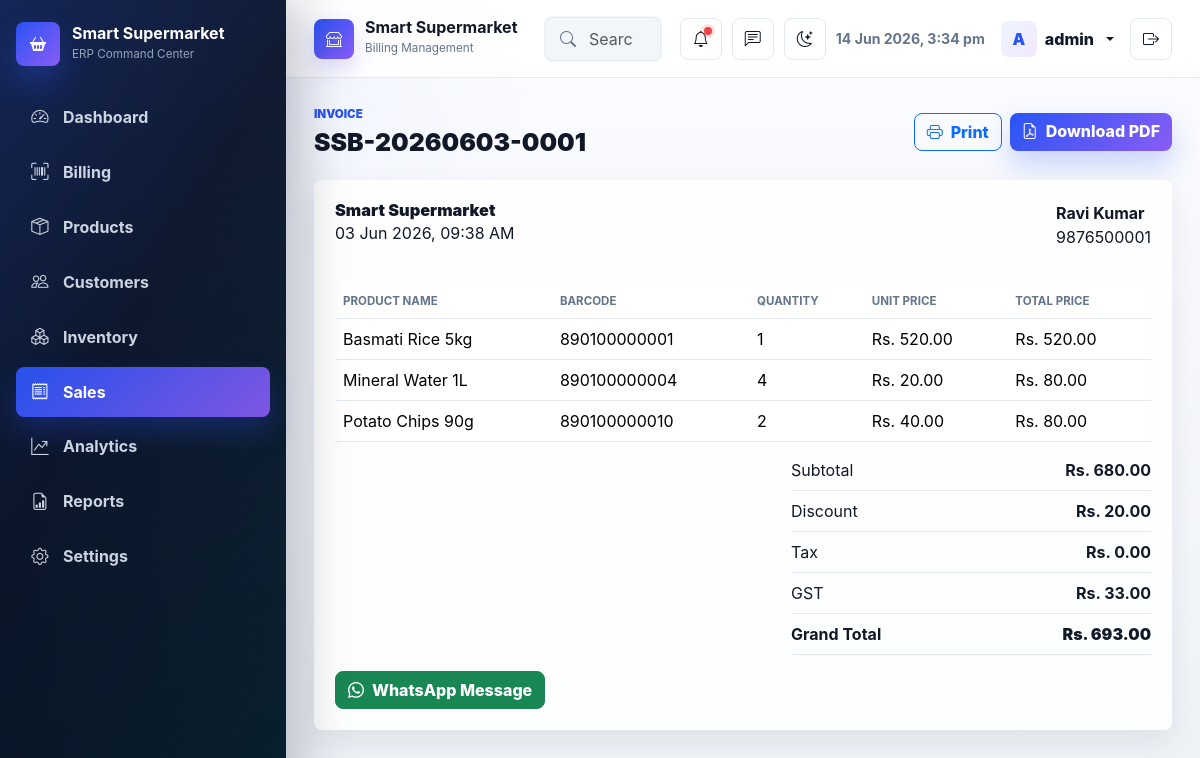
Screenshot of /sales/1/ (signed in) with the database file from the repository.
### billing/models.py (models this page shows, shortened)
class TimeStampedModel(models.Model):
    created_at = models.DateTimeField(auto_now_add=True)
    updated_at = models.DateTimeField(auto_now=True)
    class Meta:
        abstract = True

class Bill(TimeStampedModel):
    PAYMENT_CASH = 'cash'
    PAYMENT_UPI = 'upi'
    PAYMENT_CARD = 'card'
    PAYMENT_CHOICES = [
        (PAYMENT_CASH, 'Cash'),
        (PAYMENT_UPI, 'UPI'),
        (PAYMENT_CARD, 'Card'),
    ]
    invoice_number = models.CharField(max_length=32, unique=True, blank=True)
    customer = models.ForeignKey(Customer, on_delete=models.SET_NULL, null=True, blank=True, related_name='bills')
    customer_name = models.CharField(max_length=160)
    customer_phone = models.CharField(max_length=20)
    subtotal = models.DecimalField(max_digits=12, decimal_places=2, default=0)
    discount = models.DecimalField(max_digits=12, decimal_places=2, default=0)
    tax = models.DecimalField(max_digits=12, decimal_places=2, default=0)
    gst = models.DecimalField(max_digits=12, decimal_places=2, default=0)
    grand_total = models.DecimalField(max_digits=12, decimal_places=2, default=0)
    payment_method = models.CharField(max_length=12, choices=PAYMENT_CHOICES, default=PAYMENT_CASH)
    notes = models.TextField(blank=True)
    class Meta:
        ordering = ['-created_at']
    @property
    def whatsapp_url(self):
        text = quote(f'Invoice {self.invoice_number}: Rs. {self.grand_total}. Thank you for shopping with us.')
        return f'https://wa.me/{self.customer_phone}?text={text}'

class BillItem(models.Model):
    bill = models.ForeignKey(Bill, on_delete=models.CASCADE, related_name='items')
    product = models.ForeignKey(Product, on_delete=models.PROTECT, related_name='bill_items')
    product_name = models.CharField(max_length=180)
    barcode = models.CharField(max_length=64)
    quantity = models.PositiveIntegerField(default=1)
    unit_price = models.DecimalField(max_digits=10, decimal_places=2)
    total_price = models.DecimalField(max_digits=12, decimal_places=2)
    class Meta:
        ordering = ['id']

### billing/views.py (the view)
# urls.py: path('sales/<int:pk>/', views.BillDetailView.as_view(), name='bill_detail'),
class BillDetailView(StaffOnlyMixin, DetailView):
    model = Bill
    template_name = 'billing/bill_detail.html'
    def get_queryset(self):
        return Bill.objects.prefetch_related('items')

### billing/templates/billing/bill_detail.html (shortened to what this page needs)
{% extends 'billing/base.html' %}
{% block content %}
<div class="page-head">
    <div><p class="eyebrow">Invoice</p><h1>{{ object.invoice_number }}</h1></div>
    <div class="d-flex gap-2">
        <button class="btn btn-outline-primary" onclick="window.print()"><i class="bi bi-printer me-2"></i>Print</button>
        <a class="btn btn-primary" href="{% url 'bill_pdf' object.pk %}"><i class="bi bi-file-earmark-pdf me-2"></i>Download PDF</a>
    </div>
</div>
<section class="panel invoice-panel">
    <div class="invoice-head">
        <div><h2>Smart Supermarket</h2><p>{{ object.created_at|date:"d M Y, h:i A" }}</p></div>
        <div><strong>{{ object.customer_name }}</strong><p>{{ object.customer_phone }}</p></div>
    </div>
    <div class="table-responsive">
        <table class="table align-middle">
            <thead><tr><th>Product Name</th><th>Barcode</th><th>Quantity</th><th>Unit Price</th><th>Total Price</th></tr></thead>
            <tbody>
            {% for item in object.items.all %}
                <tr><td>{{ item.product_name }}</td><td>{{ item.barcode }}</td><td>{{ item.quantity }}</td><td>Rs. {{ item.unit_price }}</td><td>Rs. {{ item.total_price }}</td></tr>
            {% endfor %}
            </tbody>
        </table>
    </div>
    <div class="invoice-total">
        <span>Subtotal <b>Rs. {{ object.subtotal }}</b></span>
        <span>Discount <b>Rs. {{ object.discount }}</b></span>
        <span>Tax <b>Rs. {{ object.tax }}</b></span>
        <span>GST <b>Rs. {{ object.gst }}</b></span>
        <strong>Grand Total <b>Rs. {{ object.grand_total }}</b></strong>
    </div>
    <a class="btn btn-success mt-3" href="{{ object.whatsapp_url }}" target="_blank"><i class="bi bi-whatsapp me-2"></i>WhatsApp Message</a>
</section>
{% endblock %}

### billing/templates/billing/base.html (shortened to what this page needs)
{% load static %}
<!doctype html>
<html lang="en">
<head>
    <link href="https://cdn.jsdelivr.net/npm/bootstrap@5.3.8/dist/css/bootstrap.min.css" rel="stylesheet">
    <link href="https://cdn.jsdelivr.net/npm/bootstrap-icons@1.13.1/font/bootstrap-icons.min.css" rel="stylesheet">
    <link href="https://cdn.datatables.net/2.3.4/css/dataTables.bootstrap5.min.css" rel="stylesheet">
    <link href="https://cdn.jsdelivr.net/npm/aos@2.3.4/dist/aos.css" rel="stylesheet">
    <link href="{% static 'billing/css/app.css' %}" rel="stylesheet">
</head>
<body>
<div class="app-shell">
    <aside class="sidebar">
        <a class="brand" href="{% url 'dashboard' %}">
            <span class="brand-mark"><i class="bi bi-basket2-fill"></i></span>
            <span><b>{% if shop_settings %}{{ shop_settings.shop_name }}{% else %}Smart Supermarket{% endif %}</b><small>ERP Command Center</small></span>
        </a>
        <nav class="nav flex-column">
            <a class="nav-link {% if request.resolver_match.url_name == 'dashboard' %}active{% endif %}" href="{% url 'dashboard' %}"><i class="bi bi-speedometer2"></i> Dashboard</a>
            <a class="nav-link {% if request.resolver_match.url_name == 'billing' %}active{% endif %}" href="{% url 'billing' %}"><i class="bi bi-upc-scan"></i> Billing</a>
            <a class="nav-link {% if 'product' in request.resolver_match.url_name %}active{% endif %}" href="{% url 'product_list' %}"><i class="bi bi-box-seam"></i> Products</a>
            <a class="nav-link {% if 'customer' in request.resolver_match.url_name %}active{% endif %}" href="{% url 'customer_list' %}"><i class="bi bi-people"></i> Customers</a>
            <a class="nav-link {% if request.resolver_match.url_name == 'stock_alerts' %}active{% endif %}" href="{% url 'stock_alerts' %}"><i class="bi bi-boxes"></i> Inventory</a>
            <a class="nav-link {% if 'sales' in request.resolver_match.url_name or request.resolver_match.url_name == 'bill_detail' %}active{% endif %}" href="{% url 'sales_history' %}"><i class="bi bi-receipt"></i> Sales</a>
            <a class="nav-link {% if request.resolver_match.url_name == 'analytics' %}active{% endif %}" href="{% url 'analytics' %}"><i class="bi bi-graph-up-arrow"></i> Analytics</a>
            <a class="nav-link {% if request.resolver_match.url_name == 'reports' %}active{% endif %}" href="{% url 'reports' %}"><i class="bi bi-file-earmark-bar-graph"></i> Reports</a>
            <a class="nav-link {% if request.resolver_match.url_name == 'settings' %}active{% endif %}" href="{% url 'settings' %}"><i class="bi bi-gear"></i> Settings</a>
        </nav>
    </aside>
    <main class="main">
        <header class="topbar">
            <a class="topbar-store" href="{% url 'dashboard' %}">
                <span class="store-logo"><i class="bi bi-shop-window"></i></span>
                <span><b>{% if shop_settings %}{{ shop_settings.shop_name }}{% else %}Smart Supermarket{% endif %}</b><small>Billing Management</small></span>
            </a>
            <div class="search-wrap">
                <i class="bi bi-search"></i>
                <input class="form-control" type="search" placeholder="Search invoices, products, customers">
            </div>
            <div class="topbar-actions">
                <button class="icon-btn position-relative" title="Notifications"><i class="bi bi-bell"></i><span class="status-dot"></span></button>
                <button class="icon-btn" title="Messages"><i class="bi bi-chat-left-text"></i></button>
                <button class="icon-btn" id="themeToggle" title="Toggle dark mode" aria-label="Toggle dark mode"><i class="bi bi-moon-stars"></i></button>
                <span class="clock" id="currentClock"></span>
                <div class="dropdown">
                    <button class="profile dropdown-toggle" data-bs-toggle="dropdown">
                        <span class="avatar">{{ request.user.username|slice:":1"|upper }}</span>
                        <span>{{ request.user.username }}</span>
                    </button>
                </div>
                <form method="post" action="{% url 'logout' %}" class="d-none d-xl-block">
                    <button class="icon-btn danger" type="submit" title="Logout"><i class="bi bi-box-arrow-right"></i></button>
                </form>
            </div>
        </header>
        <section class="content">
            {% block content %}{% endblock %}
        </section>
    </main>
</div>
</body>
</html>

### rows the page displays
Bill: invoice_number "SSB-20260603-0001", created_at "03 Jun 2026, 09:38 AM", customer_name "Ravi Kumar", customer_phone "9876500001", subtotal "680.00", discount "20.00", tax "0.00", gst "33.00", grand_total "693.00"
BillItem: product_name "Basmati Rice 5kg", barcode "890100000001", quantity "1", unit_price "520.00", total_price "520.00"
BillItem: product_name "Mineral Water 1L", barcode "890100000004", quantity "4", unit_price "20.00", total_price "80.00"
BillItem: product_name "Potato Chips 90g", barcode "890100000010", quantity "2", unit_price "40.00", total_price "80.00"

### other values shown
{{ request.user.username|slice:":1"|upper }} "A"
{{ request.user.username }} "admin"
